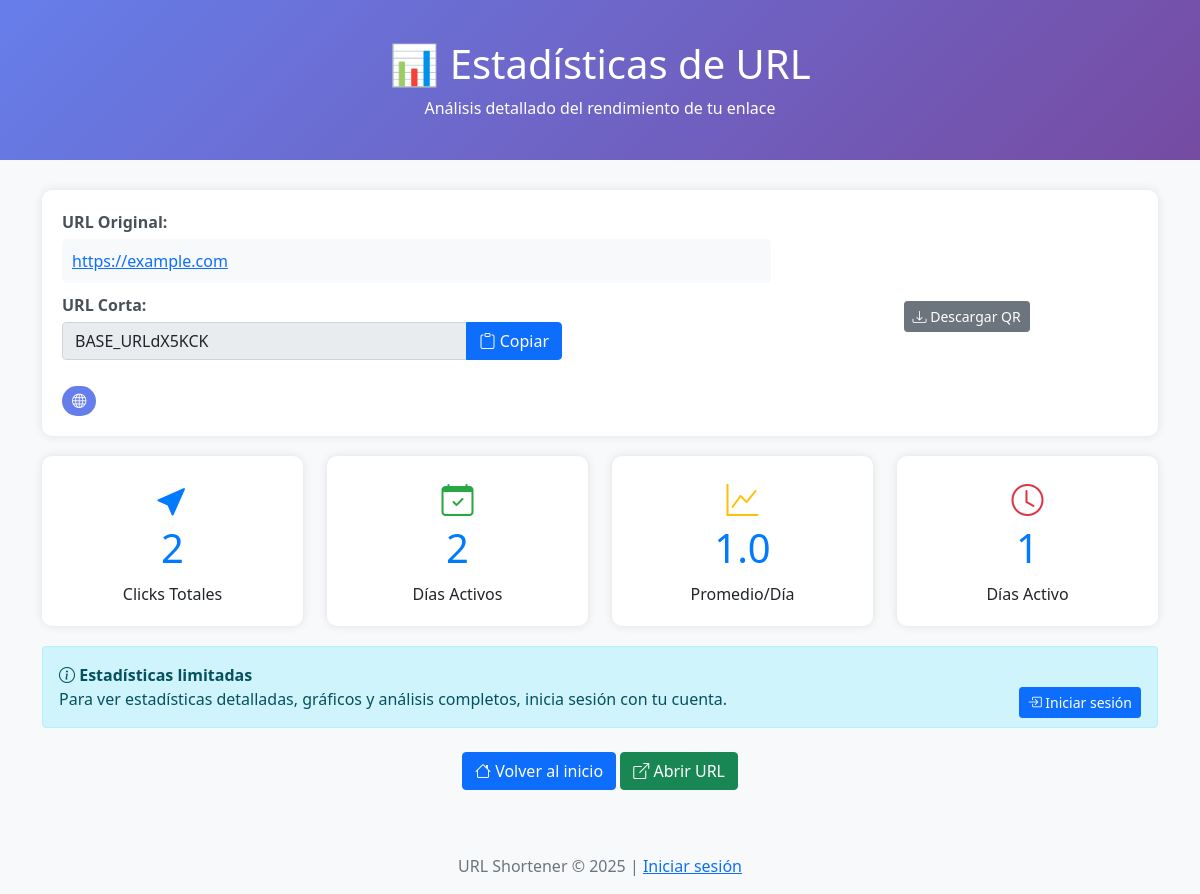
The page /stats.php?code=dX5KCK on the database as committed earlier.
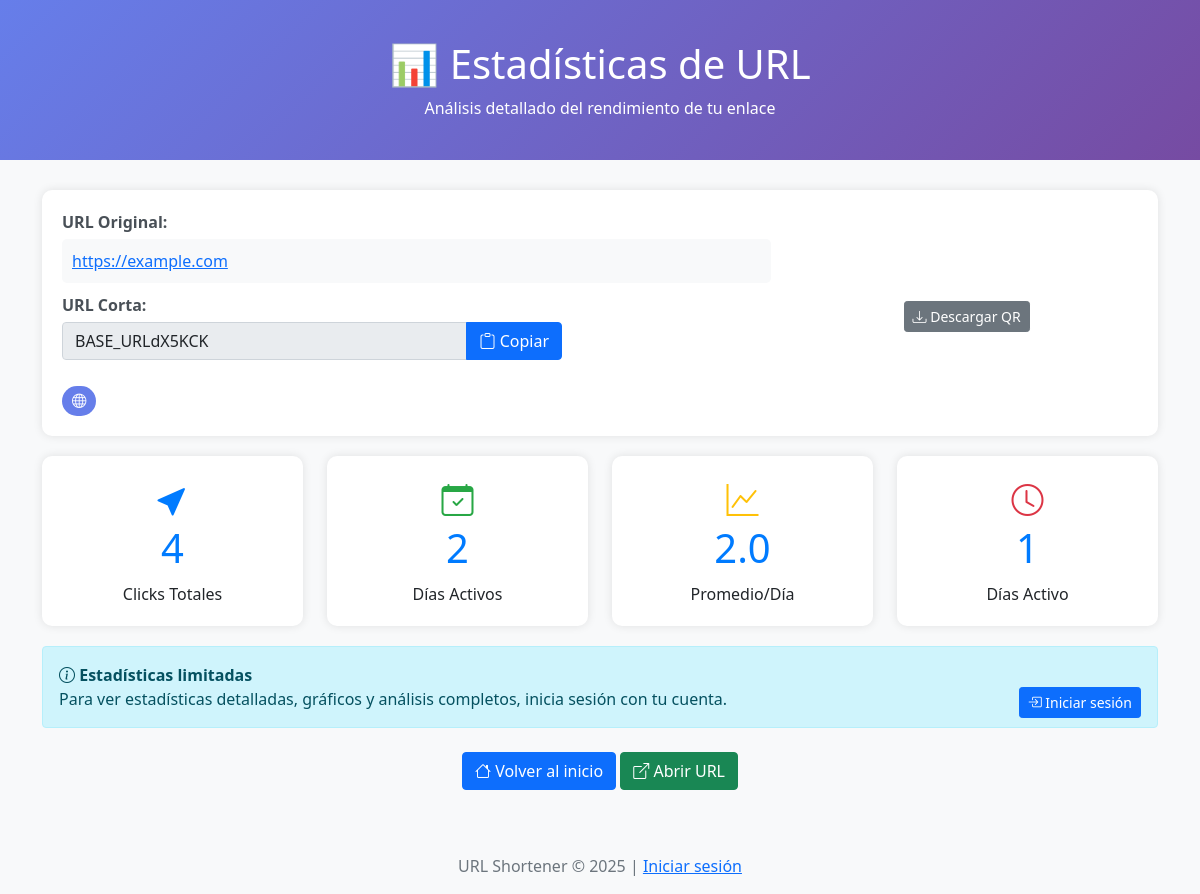
The same page on the database as committed later.
### tables this page shows
CREATE TABLE `urls` (
  `id` int NOT NULL,
  `user_id` int DEFAULT NULL,
  `domain_id` int DEFAULT NULL,
  `short_code` varchar(10) NOT NULL,
  `original_url` text NOT NULL,
  `created_at` timestamp NULL DEFAULT CURRENT_TIMESTAMP,
  `clicks` int DEFAULT '0',
  `last_click` timestamp NULL DEFAULT NULL,
  `ip_address` varchar(45) DEFAULT NULL,
  `user_agent` text,
  `active` tinyint(1) DEFAULT '1',
  `is_public` tinyint(1) DEFAULT '1',
  `title` varchar(255) DEFAULT NULL,
  `description` text
);

### stats.php (the view, shortened to what the changed rows need)
<?php
$shortCode = $_GET['code'] ?? '';
try {
    $pdo = new PDO("mysql:host=" . DB_HOST . ";dbname=" . DB_NAME, DB_USER, DB_PASS);
    $pdo->setAttribute(PDO::ATTR_ERRMODE, PDO::ERRMODE_EXCEPTION);
} catch(PDOException $e) {
    die("Error de conexión: " . $e->getMessage());
}
try {
    $stmt = $pdo->prepare("
        SELECT u.*, cd.domain as custom_domain
        FROM urls u
        LEFT JOIN custom_domains cd ON u.domain_id = cd.id
        WHERE u.short_code = ? AND u.active = 1
    ");
    $stmt->execute([$shortCode]);
    $url_data = $stmt->fetch();
} catch (PDOException $e) {
    $stmt = $pdo->prepare("SELECT * FROM urls WHERE short_code = ? AND active = 1");
    $stmt->execute([$shortCode]);
    $url_data = $stmt->fetch();
}
$total_clicks = min($url_data['clicks'], 999999);
$stmt = $pdo->prepare("
    SELECT
        DATE(clicked_at) as click_date,
        COUNT(*) as daily_clicks
    FROM click_stats
    WHERE url_id = ?
    GROUP BY DATE(clicked_at)
    ORDER BY click_date DESC
    LIMIT 30
");
$stmt->execute([$url_data['id']]);
$daily_stats = $stmt->fetchAll();
?>
<!DOCTYPE html>
<html lang="es">
<head>
    <link href="https://cdn.jsdelivr.net/npm/bootstrap@5.1.3/dist/css/bootstrap.min.css" rel="stylesheet">
    <link rel="stylesheet" href="https://cdn.jsdelivr.net/npm/bootstrap-icons@1.7.2/font/bootstrap-icons.css">
</head>
<body>
    <div class="stats-header">
        <div class="container text-center">
            <h1>📊 Estadísticas de URL</h1>
        </div>
    </div>
    <div class="container">
        <div class="url-info">
            <div class="row align-items-center">
                <div class="col-md-8">
                    <div class="url-display">
                        <a href="<?php echo htmlspecialchars($url_data['original_url']); ?>" target="_blank">
                            <?php echo htmlspecialchars($url_data['original_url']); ?>
                        </a>
                    </div>
                </div>
            </div>
        </div>
        <div class="row">
            <div class="col-md-3">
                <div class="stat-card">
                    <i class="bi bi-cursor-fill" style="font-size: 2rem; color: #007bff;"></i>
                    <h3><?php echo number_format($total_clicks); ?></h3>
                    <p class="mb-0">Clicks Totales</p>
                </div>
            </div>
            <div class="col-md-3">
                <div class="stat-card">
                    <i class="bi bi-graph-up" style="font-size: 2rem; color: #ffc107;"></i>
                    <h3>
                        <?php
                        $avg_clicks = count($daily_stats) > 0 ? round($total_clicks / count($daily_stats), 1) : 0;
                        echo number_format($avg_clicks, 1);
                        ?>
                    </h3>
                    <p class="mb-0">Promedio/Día</p>
                </div>
            </div>
            <div class="col-md-3">
                <div class="stat-card">
                    <i class="bi bi-clock" style="font-size: 2rem; color: #dc3545;"></i>
                    <h3>
                        <?php
                        $days_since = (strtotime('now') - strtotime($url_data['created_at'])) / 86400;
                        echo round($days_since);
                        ?>
                    </h3>
                    <p class="mb-0">Días Activo</p>
                </div>
            </div>
        </div>
    </div>
</body>
</html>

Rows that differ between the two databases and show on the page:
changed urls "https://example.com": clicks "2" → "4"; clicks "1.0" → "2.0"
